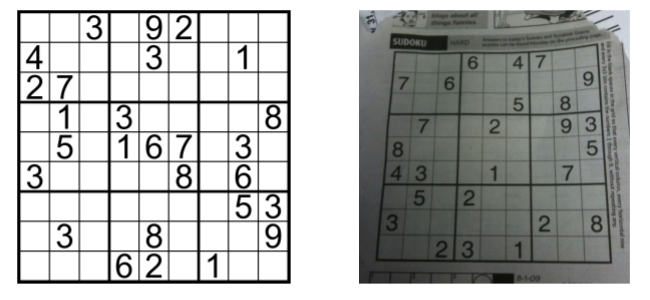
#> input picture Pratica G4/Delivery4/img.png, 650 x 300 px
$ python hough_line.py
#> lines starting #> are read from the running program, lines starting #| are printed output that depends on the picture; after the words box and inside, x2 and y2 are one past the last pixel; in counts of white or black regions, pixels touching at a corner belong together
import cv2 as cv
import numpy as np

img = cv.imread('img.png')
#> img is the input picture: shape (300, 650, 3); mean B, G, R 177.9, 179.5, 178.1
gray = cv.cvtColor(img,cv.COLOR_BGR2GRAY)
edges = cv.Canny(gray,50,150,apertureSize = 3)
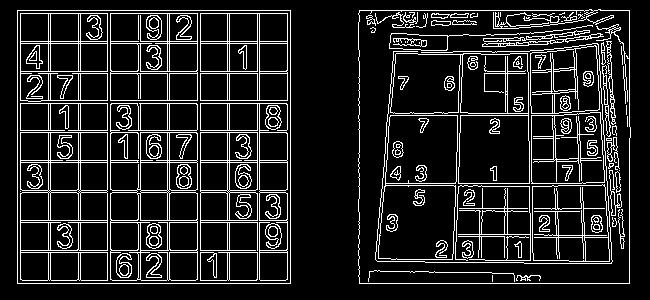
#> edges: shape (300, 650); 12.8% white in thin lines or dots, all inside (x1, y1, x2, y2) = (17, 9, 631, 284)
lines = cv.HoughLines(edges,1,np.pi/180,200)
#> lines = 46 rows, first 8: [283, 1.57], [10, 1.57], [41, 1.57], [71, 1.57], [43, 1.57], [13, 1.57], [73, 1.57], [160, 1.57]

for line in lines:
    rho,theta = line[0]
    a = np.cos(theta)
    b = np.sin(theta)
    x0 = a*rho
    y0 = b*rho
    x1 = int(x0 + 1000*(-b))
    y1 = int(y0 + 1000*(a))
    x2 = int(x0 - 1000*(-b))
    y2 = int(y0 - 1000*(a))
    cv.line(img,(x1,y1),(x2,y2),(0,0,255),2)
#> this loop made 46 passes
#> (rho, theta, a, b, x0, y0, x1, y1) on passes 1 to 12: (283, 1.57, -4.37e-08, 1, -1.24e-05, 283, -1000, 282), (10, 1.57, -4.37e-08, 1, -4.37e-07, 10, -1000, 9), (41, 1.57, -4.37e-08, 1, -1.79e-06, 41, -1000, 40), (71, 1.57, -4.37e-08, 1, -3.1e-06, 71, -1000, 70), (43, 1.57, -4.37e-08, 1, -1.88e-06, 43, -1000, 42), (13, 1.57, -4.37e-08, 1, -5.68e-07, 13, -1000, 12), (73, 1.57, -4.37e-08, 1, -3.19e-06, 73, -1000, 72), (160, 1.57, -4.37e-08, 1, -6.99e-06, 160, -1000, 159), (220, 1.57, -4.37e-08, 1, -9.62e-06, 220, -1000, 219), (103, 1.57, -4.37e-08, 1, -4.5e-06, 103, -1000, 102), (132, 1.57, -4.37e-08, 1, -5.77e-06, 132, -1000, 131), (250, 1.57, -4.37e-08, 1, -1.09e-05, 250, -1000, 249)
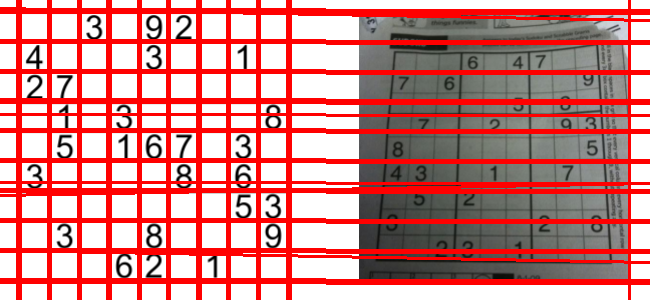
#> img: shape (300, 650, 3); mean B, G, R 133, 134.2, 205.6

cv.imshow('img', img)
k = cv.waitKey(0) & 0xFF
#> (key Esc is pressed here)

#cv.imwrite('houghlines3.jpg',img)

$ run again, with Pratica G4/Delivery4/campo.png copied over Pratica G4/Delivery4/img.png
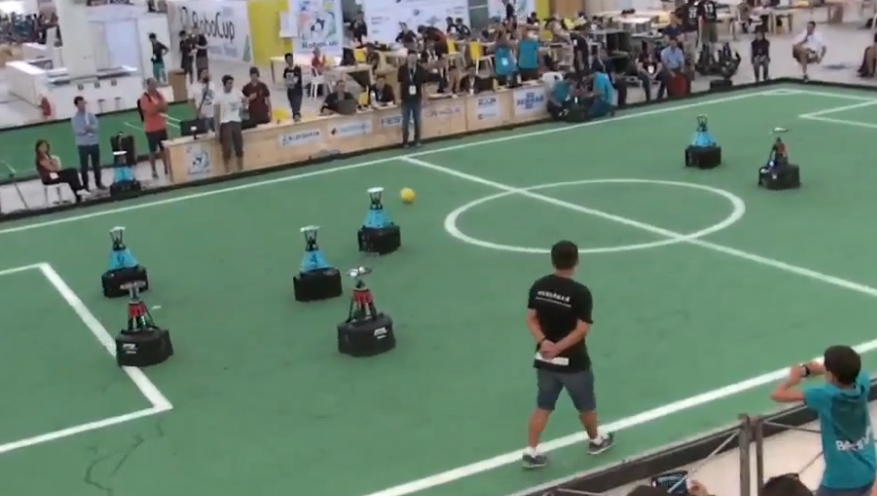
#> input picture Pratica G4/Delivery4/campo.png, 877 x 496 px
#> img is the input picture: shape (496, 877, 3); mean B, G, R 112.8, 129.4, 107.2
#> `edges = cv.Canny(gray,50,150,apertureSize = 3)`:
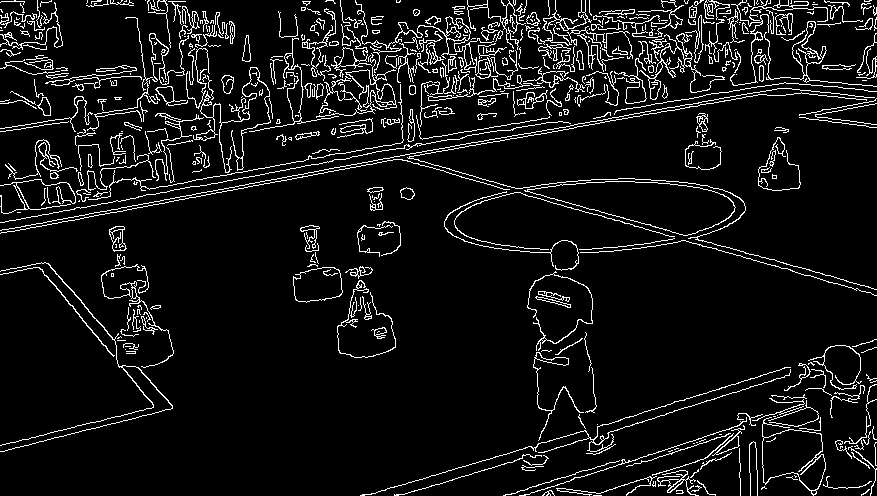
#> edges: shape (496, 877); 7.7% white in thin lines or dots
#> lines = 28 rows, first 8: [225, 1.4], [42, 1.85], [222, 1.4], [211, 1.4], [130, 1.41], [127, 1.41], [230, 1.38], [37, 1.85]
#> the loop `for line in lines:` made 28 passes
#> (rho, theta, a, b, x0, y0, x1, y1) on passes 1 to 8: (225, 1.4, 0.174, 0.985, 39.07, 221.6, -945, 395), (42, 1.85, -0.276, 0.961, -11.58, 40.37, -972, -235), (222, 1.4, 0.174, 0.985, 38.55, 218.6, -946, 392), (211, 1.4, 0.174, 0.985, 36.64, 207.8, -948, 381), (130, 1.41, 0.156, 0.988, 20.34, 128.4, -967, 284), (127, 1.41, 0.156, 0.988, 19.87, 125.4, -967, 281), (230, 1.38, 0.191, 0.982, 43.89, 225.8, -937, 416), (37, 1.85, -0.276, 0.961, -10.2, 35.57, -971, -240)
#> after the loop `for line in lines:`:
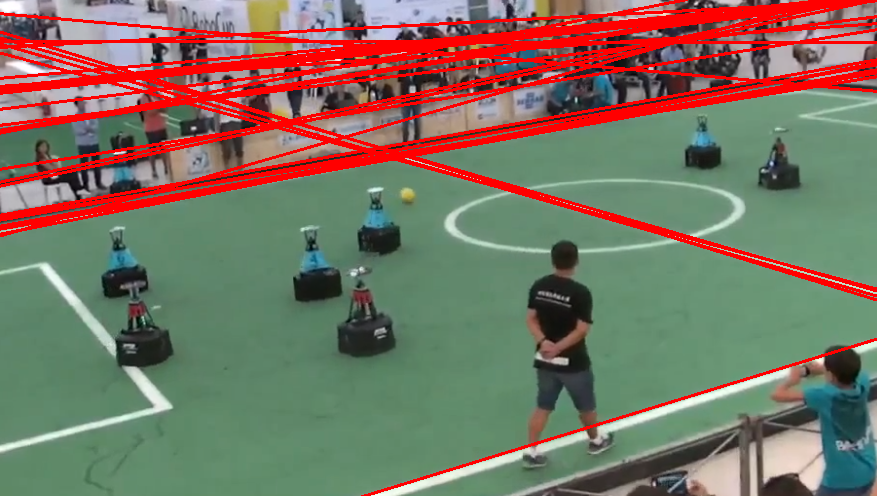
#> img: shape (496, 877, 3); 12.7% of pixels changed, all inside (x1, y1, x2, y2) = (0, 0, 877, 496)
